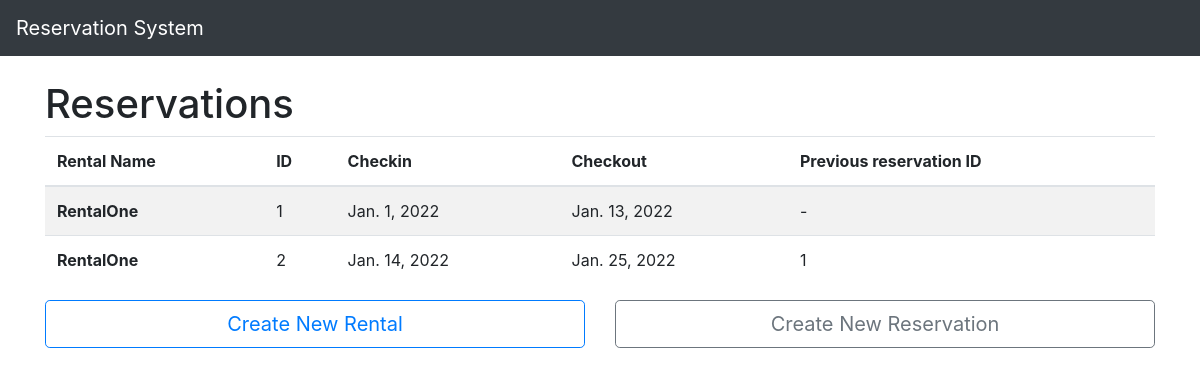
The app's page /reservation/home/, older data.
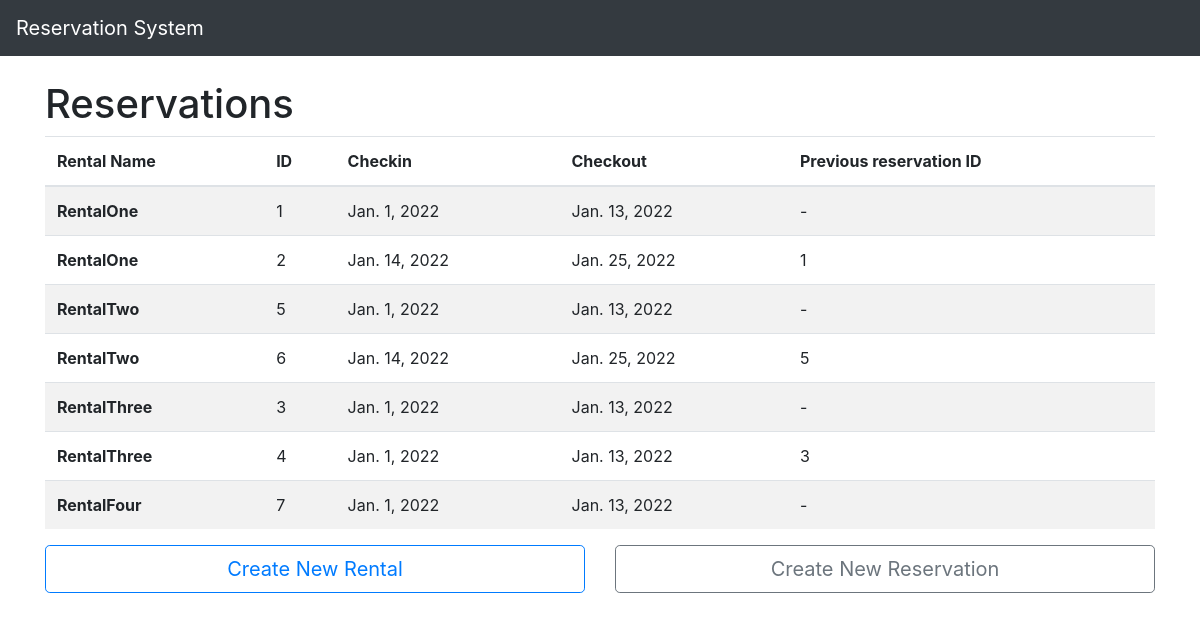
The same page, newer data.
### reservation/models.py (models this page shows)
class Reservations(models.Model):
    rental_id = models.ForeignKey(Rental, on_delete=models.CASCADE, default='0')
    checkin = models.DateField()
    checkout = models.DateField()

class Rental(models.Model):
    name = models.TextField(max_length=50)
    def __str__(self):
        return self.name

### reservation/views.py (the view)
# urls.py: path('home/', views.ReservationsListView.as_view(), name="home"),
class ReservationsListView(ListView):
    model = Rental
    context_object_name = 'zipped_reservations'
    template_name = 'reservation/home.html'
    def get_queryset(self):
        reservations_ordered = []
        previous_reservations = []
        rentals = Rental.objects.all()
        for rental in rentals:
            previous_reservation_id = '-'
            reservations = Reservations.objects.filter(rental_id=rental.id).order_by('checkin')
            for reservation in reservations:
                previous_reservations.append(previous_reservation_id)
                previous_reservation_id = reservation.id
            reservations_ordered.extend(reservations)
        zipped_reservations = zip(reservations_ordered, previous_reservations)
        return zipped_reservations

### reservation/templates/reservation/home.html (shortened to what this page needs)
{% extends '../base.html' %}
{% block 'body' %}
<div class="container">
    <br>
    <h1>Reservations</h1>
    <div class="row">
        <div class="col-md">
            <table class="table table-striped">
                <thead>
                  <tr>
                    <th scope="col">Rental Name</th>
                    <th scope="col">ID</th>
                    <th scope="col">Checkin</th>
                    <th scope="col">Checkout</th>
                    <th scope="col">Previous reservation ID</th>
                  </tr>
                </thead>
                <tbody>
                  {% for reservation, previous_reservation in zipped_reservations %}
                    <tr>
                      <th scope="row">{{reservation.rental_id}}</th>
                      <td>{{reservation.id}}</td>
                      <td>{{reservation.checkin}}</td>
                      <td>{{reservation.checkout}}</td>
                      <td>
                        {{previous_reservation}}
                      </td>
                    </tr>
                  {% endfor %}
                </tbody>
              </table>
        </div>
    </div>
    <div class="row">
        <div class="col-md-6">
            <a href="{% url 'create_rental' %}" class="btn btn-outline-primary btn-lg btn-block">Create New Rental</a>
        </div>
        <div class="col-md-6">
            <a href="{% url 'create_reservation' %}" class="btn btn-outline-secondary btn-lg btn-block">Create New Reservation</a>
        </div>
    </div>
</div>
{% endblock %}

### templates/base.html (shortened to what this page needs)
{% load static %}
<!doctype html>
<html lang="en-US">
  <head>
    <link rel="stylesheet" href="https://cdn.jsdelivr.net/npm/bootstrap@4.6.0/dist/css/bootstrap.min.css">
  </head>
  <body>
    <nav class="navbar navbar-dark bg-dark">
        <a class="navbar-brand" href="#">
        Reservation System
        </a>
    </nav>
    {% block 'body' %} {% endblock %}
  </body>
</html>

Row changes from the older to the newer data that the page shows:
added Reservations: rental_id "RentalTwo", id "5", checkin "Jan. 1, 2022", checkout "Jan. 13, 2022", previous_reservation "-"
added Reservations: rental_id "RentalTwo", id "6", checkin "Jan. 14, 2022", checkout "Jan. 25, 2022", previous_reservation "5"
added Reservations: rental_id "RentalThree", id "3", checkin "Jan. 1, 2022", checkout "Jan. 13, 2022", previous_reservation "-"
added Reservations: rental_id "RentalThree", id "4", checkin "Jan. 1, 2022", checkout "Jan. 13, 2022", rental_id "3"
added Reservations: rental_id "RentalFour", id "7", checkin "Jan. 1, 2022", checkout "Jan. 13, 2022", previous_reservation "-"
